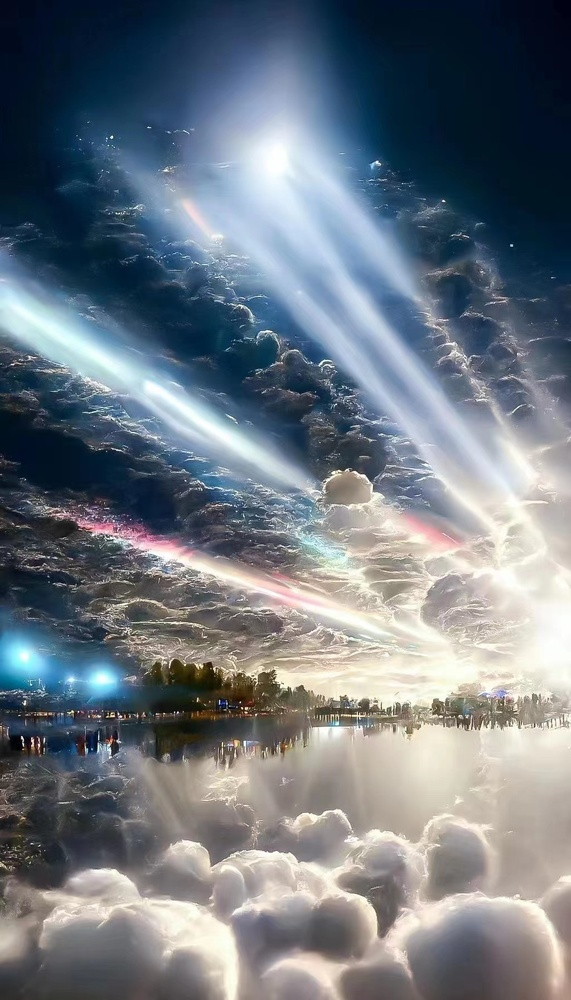
#> input picture imge1.jpg, 571 x 1000 px, shrunk from 1024 x 1792 before the run
$ python 1.py   (older library calls are emulated)
#> lines starting #> are read from the running program, lines starting #| are printed output that depends on the picture; after the words box and inside, x2 and y2 are one past the last pixel; in counts of white or black regions, pixels touching at a corner belong together
# [149 lines of commented-out code are left out]

import cv2

# Scharr算子
# cv.Scharr(src, ddepth, dx, dy[, dst[, scale[, delta[, borderType]]]])
# src:输入图像
# ddepth:输出图片的数据深度，由输入图像的深度进行选择
# dx:x轴方向导数的阶数
# dy:y轴方向导数的阶数
zl = cv2.imread('imge1.jpg', cv2.IMREAD_GRAYSCALE)
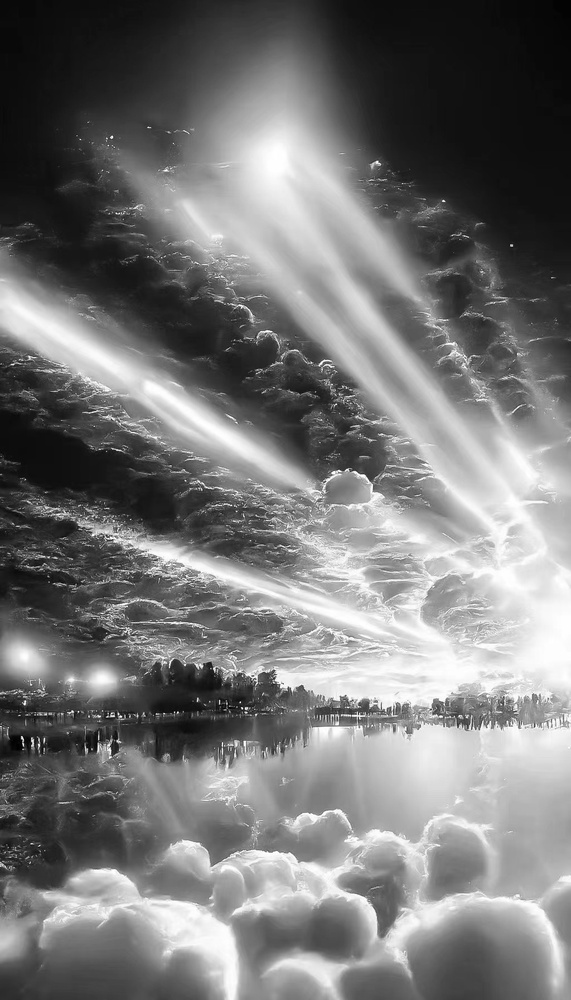
#> zl: shape (1000, 571); min 0, max 255, mean 118.4
zl_x_64 = cv2.Scharr(zl, cv2.CV_64F, dx=1, dy=0)
zl_x_full = cv2.convertScaleAbs(zl_x_64)
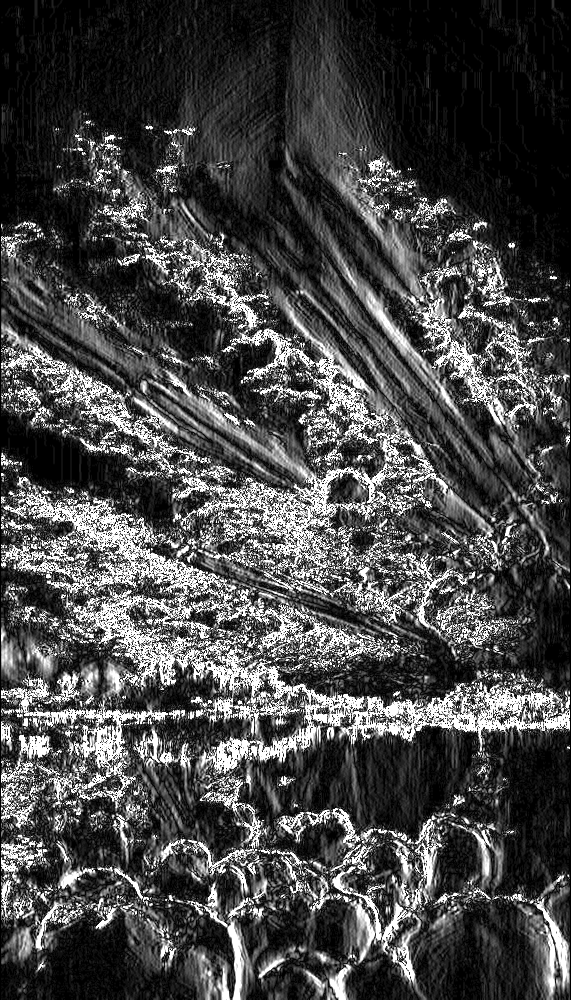
#> zl_x_full: shape (1000, 571); min 0, max 255, mean 71.8
zl_y_64 = cv2.Sobel(zl, cv2.CV_64F, dx=0, dy=1)
zl_y_full = cv2.convertScaleAbs(zl_y_64)
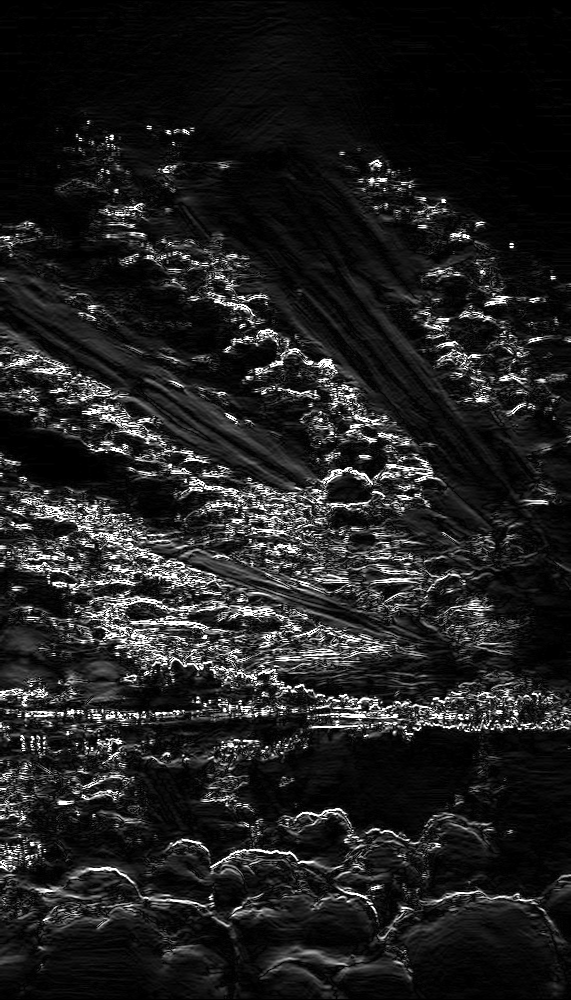
#> zl_y_full: shape (1000, 571); min 0, max 255, mean 31.8
zl_xy_Scharr_full = cv2.addWeighted(zl_x_full, 1, zl_y_full, 1, 0)
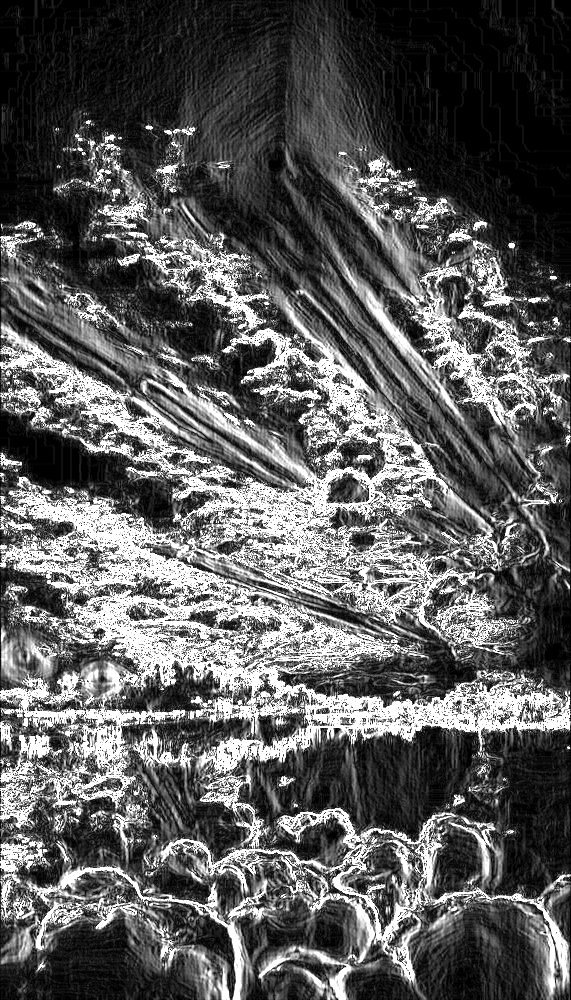
#> zl_xy_Scharr_full: shape (1000, 571); min 0, max 255, mean 91.8
cv2.imshow('zl_xy_Scharr_full', zl_xy_Scharr_full)
cv2.waitKey(0)

# Laplacian拉普拉斯算子
# cv2.Laplacian(src, ddepth[, dst[, ksize[, scale[, delta, borderType]]]])
# 参数说明:
# src:输入图像，可以是灰度图像，也可以是多通道的彩色图像
# ddepth:输出图片的数据深度
# ksize:计算二阶导数滤波器的孔径大小，必须为正奇数，可选项
# scale:缩放比例因子，可选项，默认值为1
# delta:输出图像的偏移量，可选项，默认值为0
zl = cv2.imread('imge1.jpg', cv2.IMREAD_GRAYSCALE)
zl_lap = cv2.Laplacian(zl, cv2.CV_64F, ksize=3)
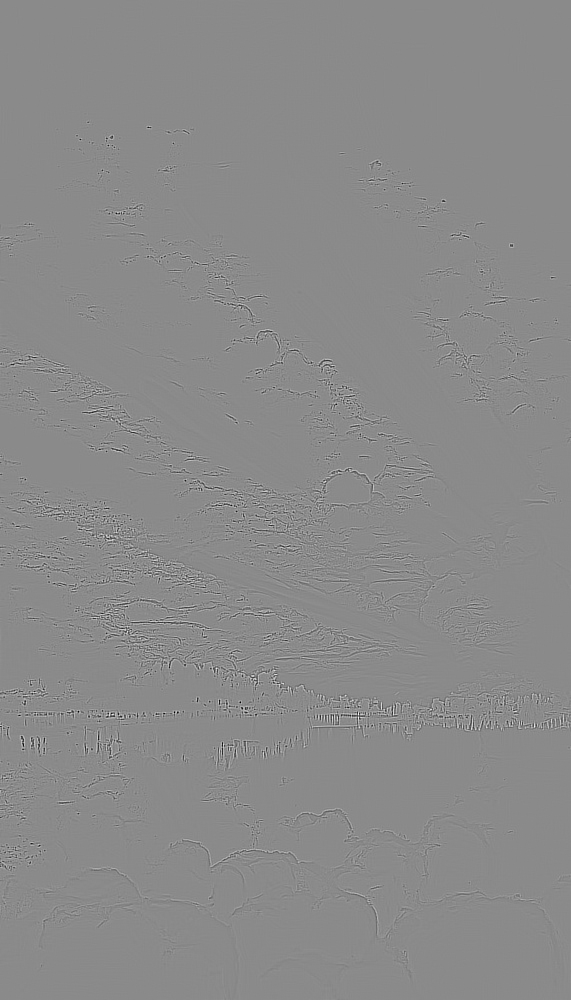
#> zl_lap: shape (1000, 571) float64; min -1508, max 1268, mean 0; drawn with min black and max white
zl_lap_full = cv2.convertScaleAbs(zl_lap)
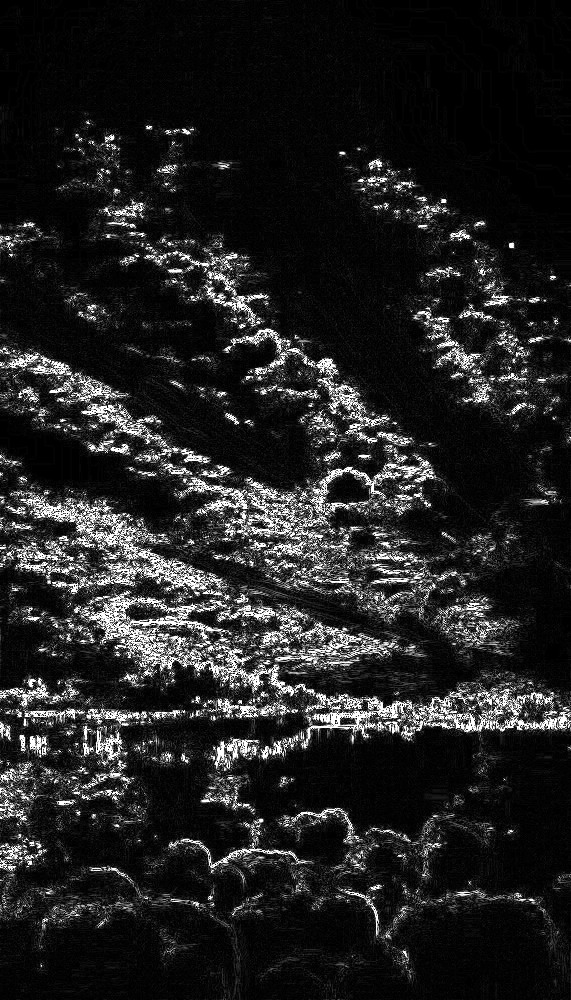
#> zl_lap_full: shape (1000, 571); min 0, max 255, mean 33.2
cv2.imshow('zl_lap_full', zl_lap_full)
cv2.waitKey(0)

# canny边缘检测
# cv.Canny( image, threshold1, threshold2, apertureSize[, L2gradient]])
# image为输入图像
# threshold1 表示处理过程中的第一个阈值。
# threshold2 表示处理过程中的第二个阈值。
zl = cv2.imread('imge1.jpg', cv2.IMREAD_GRAYSCALE)
cv2.imshow('zl', zl)
cv2.waitKey(0)
zl_canny = cv2.Canny(zl, 100, 150)
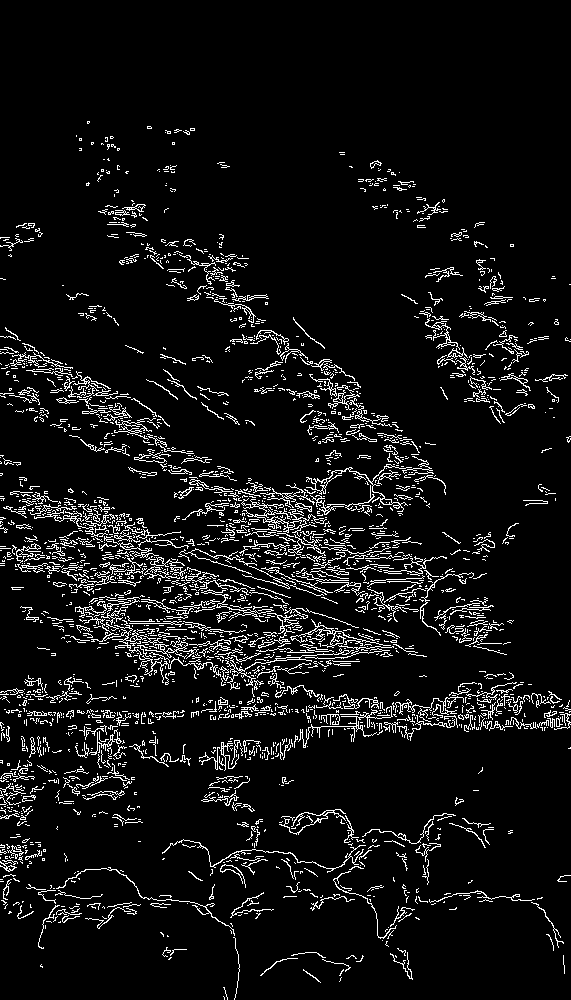
#> zl_canny: shape (1000, 571); 7% white in thin lines or dots, all inside (x1, y1, x2, y2) = (0, 121, 571, 1000)
cv2.imshow('zl_canny', zl_canny)
cv2.waitKey(0)
